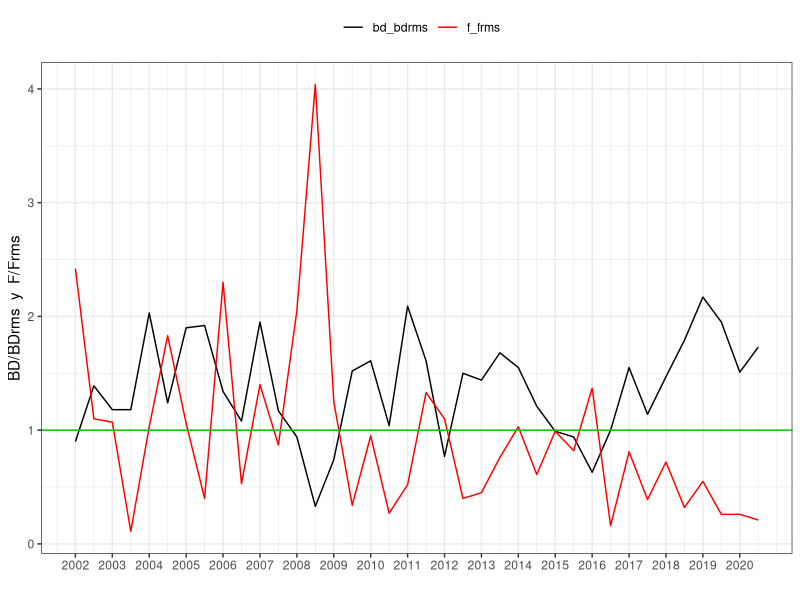
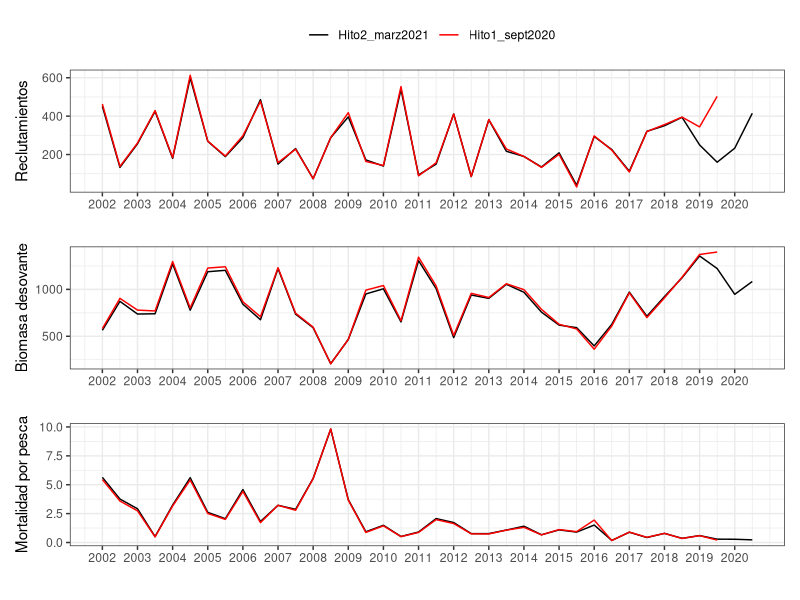

Write R code to recreate these figures, in order.
## ---- chunk 1
library(knitr) # para generar reporte Rmarkdown
library(stringr)
library(reshape) 
library(dplyr) 
library(ggplot2)
library(ggthemes) # para ggplot
library(patchwork) # para unir gráficos de ggplot
library(strucchange) # libreria utilizada para análisis de quiebres


## ---- chunk 2
years<-seq(2002.0,2020.5,0.5)
f_frms<-c(2.42,1.10,1.07,0.11,1.03,1.83,1.06,0.40,2.30,0.53,1.40,0.87,2.05,4.04,1.25,0.34,0.95,0.27,0.52,1.33,1.10,0.40,0.45,0.76,1.03,0.61,0.99,0.82,1.37,0.16,0.81,0.39,0.72,0.32,0.55,0.26,0.26,0.21)

bd_bdrms<-c(0.90,1.39,1.18,1.18,2.03,1.24,1.90,1.92,1.34,1.08,1.95,1.17,0.94,0.33,0.74,1.52,1.61,1.04,2.09,1.61,0.77,1.50,1.44,1.68,1.55,1.21,0.99,0.94,0.63,1.00,1.55,1.14,1.47,1.79,2.17,1.95,1.51,1.73)

dataEstatus <- data.frame(years,bd_bdrms,f_frms) %>% mutate(type=c("Estatus")) %>% melt(id.var=c("years","type"))

ggplot(dataEstatus )+
  geom_line(aes(x = years, y = value, colour=variable)) +
  scale_color_manual(values=c('black',"red")) +
  geom_hline(yintercept = c(1),colour=c('green3'))+
  labs(x = '', y = 'BD/BDrms  y  F/Frms',fill="",color="") +
  scale_x_continuous(breaks = seq(from = 2002.0, to = 2020.5, by = 1)) +
  theme_bw(base_size=11) + 
  theme(plot.title = element_text(hjust = 0.5),legend.position="top")

## ---- chunk 3

years<-seq(2002.0,2020.5,0.5)

Hito2_marz2021<-c(451,133,256,425,180,599,269,189,288,486,150,231,74,288,396,172,140,539,94,150,411,85,381,217,190,135,209,40,294,226,113,321,350,394,250,160,233,415)
Hito1_sept2020<-c(463,138,260,429,184,613,270,192,298,477,158,228,74,288,418,164,143,554,89,157,411,86,382,229,190,133,201,31,297,223,109,320,356,395,344,503,NA,NA)

Hito2_BDmarz2021<-c(564,872,737,740,1272,778,1188,1203,842,676,1222,736,591,208,466,951,1006,653,1306,1008,486,940,904,1054,969,757,619,592,397,627,971,714,923,1123,1356,1222,947,1084)
Hito1_BDsept2020<-c(582,904,779,770,1297,802,1227,1241,868,708,1231,746,597,207,466,992,1041,666,1343,1037,508,958,913,1060,997,787,628,578,362,609,963,699,909,1129,1372,1398,NA,NA)

Hito2_Fmarz2021<-c(5.64,3.76,2.92,0.51,3.24,5.61,2.61,2.06,4.58,1.82,3.22,2.87,5.55,9.80,3.71,0.93,1.49,0.52,0.91,2.07,1.73,0.77,0.77,1.08,1.41,0.67,1.09,0.90,1.51,0.18,0.89,0.43,0.79,0.36,0.60,0.29,0.28,0.23)

Hito1_Fsept2020<-c(5.45,3.59,2.74,0.49,3.16,5.41,2.51,2.00,4.42,1.72,3.22,2.79,5.53,9.84,3.67,0.87,1.44,0.51,0.87,1.98,1.64,0.75,0.74,1.07,1.31,0.66,1.12,0.94,1.94,0.17,0.90,0.45,0.79,0.35,0.59,0.21,NA,NA)


dataReclutas <- data.frame(years,Hito2_marz2021,Hito1_sept2020) %>% mutate(type=c("Reclutamientos")) %>% melt(id.var=c("years","type"))

dataBD <- data.frame(years,Hito2_BDmarz2021,Hito1_BDsept2020) %>% mutate(type=c("BD")) %>% melt(id.var=c("years","type"))

dataFt <- data.frame(years,Hito2_Fmarz2021,Hito1_Fsept2020) %>% mutate(type=c("Ft")) %>% melt(id.var=c("years","type"))


Rt<-ggplot(dataReclutas)+
  geom_line(aes(x = years, y = value, colour=variable)) +
  scale_color_manual(values=c('black',"red")) +
  labs(x = '', y = 'Reclutamientos',fill="",color="") +
  scale_x_continuous(breaks = seq(from = 2002.0, to = 2020.5, by = 1)) +
  theme_bw(base_size=11) + 
  theme(plot.title = element_text(hjust = 0.5),legend.position="top")


BD<-ggplot(dataBD)+
  geom_line(aes(x = years, y = value, colour=variable)) +
  scale_color_manual(values=c('black',"red")) +
  labs(x = '', y = 'Biomasa desovante',fill="",color="") +
  scale_x_continuous(breaks = seq(from = 2002.0, to = 2020.5, by = 1)) +
  theme_bw(base_size=11) + 
  theme(plot.title = element_text(hjust = 0.5),legend.position="none")


Ft<-ggplot(dataFt)+
  geom_line(aes(x = years, y = value, colour=variable)) +
  scale_color_manual(values=c('black',"red")) +
  labs(x = '', y = 'Mortalidad por pesca',fill="",color="") +
  scale_x_continuous(breaks = seq(from = 2002.0, to = 2020.5, by = 1)) +
  theme_bw(base_size=11) + 
  theme(plot.title = element_text(hjust = 0.5),legend.position="none")



Rt / BD / Ft
